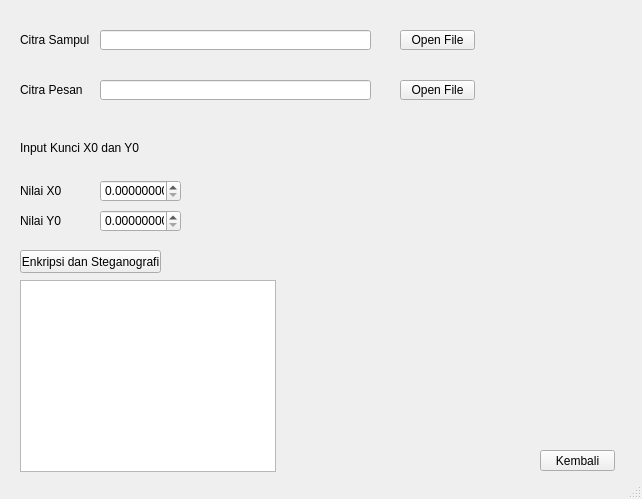
<?xml version="1.0" encoding="UTF-8"?>
<ui version="4.0">
 <class>EnkripsiSteganografi</class>
 <widget class="QMainWindow" name="EnkripsiSteganografi">
  <property name="geometry">
   <rect>
    <x>0</x>
    <y>0</y>
    <width>642</width>
    <height>499</height>
   </rect>
  </property>
  <property name="windowTitle">
   <string>Enkripsi dan Steganografi</string>
  </property>
  <widget class="QWidget" name="centralwidget">
   <widget class="QLabel" name="label">
    <property name="geometry">
     <rect>
      <x>20</x>
      <y>30</y>
      <width>71</width>
      <height>20</height>
     </rect>
    </property>
    <property name="text">
     <string>Citra Sampul</string>
    </property>
   </widget>
   <widget class="QLabel" name="label_2">
    <property name="geometry">
     <rect>
      <x>20</x>
      <y>80</y>
      <width>71</width>
      <height>20</height>
     </rect>
    </property>
    <property name="text">
     <string>Citra Pesan</string>
    </property>
   </widget>
   <widget class="QLineEdit" name="lineEdit">
    <property name="geometry">
     <rect>
      <x>100</x>
      <y>30</y>
      <width>271</width>
      <height>20</height>
     </rect>
    </property>
   </widget>
   <widget class="QLineEdit" name="lineEdit_2">
    <property name="geometry">
     <rect>
      <x>100</x>
      <y>80</y>
      <width>271</width>
      <height>20</height>
     </rect>
    </property>
   </widget>
   <widget class="QPushButton" name="pushButton">
    <property name="geometry">
     <rect>
      <x>400</x>
      <y>30</y>
      <width>75</width>
      <height>20</height>
     </rect>
    </property>
    <property name="text">
     <string>Open File</string>
    </property>
   </widget>
   <widget class="QPushButton" name="pushButton_2">
    <property name="geometry">
     <rect>
      <x>400</x>
      <y>80</y>
      <width>75</width>
      <height>20</height>
     </rect>
    </property>
    <property name="text">
     <string>Open File</string>
    </property>
   </widget>
   <widget class="QLabel" name="label_3">
    <property name="geometry">
     <rect>
      <x>20</x>
      <y>140</y>
      <width>121</width>
      <height>16</height>
     </rect>
    </property>
    <property name="text">
     <string>Input Kunci X0 dan Y0</string>
    </property>
   </widget>
   <widget class="QLabel" name="label_4">
    <property name="geometry">
     <rect>
      <x>20</x>
      <y>180</y>
      <width>47</width>
      <height>21</height>
     </rect>
    </property>
    <property name="text">
     <string>Nilai X0</string>
    </property>
   </widget>
   <widget class="QLabel" name="label_5">
    <property name="geometry">
     <rect>
      <x>20</x>
      <y>210</y>
      <width>47</width>
      <height>21</height>
     </rect>
    </property>
    <property name="text">
     <string>Nilai Y0</string>
    </property>
   </widget>
   <widget class="QDoubleSpinBox" name="doubleSpinBox">
    <property name="geometry">
     <rect>
      <x>100</x>
      <y>180</y>
      <width>81</width>
      <height>22</height>
     </rect>
    </property>
    <property name="decimals">
     <number>8</number>
    </property>
    <property name="maximum">
     <double>1.000000000000000</double>
    </property>
    <property name="singleStep">
     <double>0.000001000000000</double>
    </property>
   </widget>
   <widget class="QDoubleSpinBox" name="doubleSpinBox_2">
    <property name="geometry">
     <rect>
      <x>100</x>
      <y>210</y>
      <width>81</width>
      <height>22</height>
     </rect>
    </property>
    <property name="decimals">
     <number>8</number>
    </property>
    <property name="maximum">
     <double>1.000000000000000</double>
    </property>
    <property name="singleStep">
     <double>0.000001000000000</double>
    </property>
   </widget>
   <widget class="QGraphicsView" name="graphicsView">
    <property name="geometry">
     <rect>
      <x>20</x>
      <y>280</y>
      <width>256</width>
      <height>192</height>
     </rect>
    </property>
   </widget>
   <widget class="QPushButton" name="pushButton_3">
    <property name="geometry">
     <rect>
      <x>20</x>
      <y>250</y>
      <width>141</width>
      <height>23</height>
     </rect>
    </property>
    <property name="text">
     <string>Enkripsi dan Steganografi</string>
    </property>
   </widget>
   <widget class="QPushButton" name="pushButton_5">
    <property name="geometry">
     <rect>
      <x>540</x>
      <y>450</y>
      <width>75</width>
      <height>21</height>
     </rect>
    </property>
    <property name="text">
     <string>Kembali</string>
    </property>
   </widget>
  </widget>
  <widget class="QStatusBar" name="statusbar"/>
 </widget>
 <resources/>
 <connections/>
</ui>
